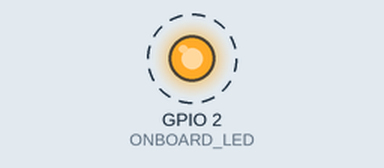
A program run on a simulated ESP8266 (NodeMCU). Shown: output pins drawn as LEDs (lit = HIGH). Dashed ring = blinking. WiFi joins after 1.5 s; servers stay silent unless stated.

Above: at 0.12 s.
Timing chart, 0 to 3.0 s (numbered marks = the images above):
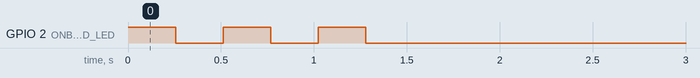

Measured:
- by itself, GPIO 2 (ONBOARD_LED): alternates HIGH for 0.26 s and LOW for 0.26 s, 5 changes in all, then stays LOW

The program:

main.cpp
```cpp
#include <ESP8266WiFi.h>
#include <WiFiClient.h>
#include <EEPROM.h>

#define UART_BAUD 115200
#define BUFFER_SIZE 1024
#define SERIAL_TIMEOUT 5
#define ONBOARD_LED 2
#define BLINK_DURATION 20

const char* ssid = "YOUR_SSID";
const char* password = "YOUR_PASSWORD";
const int port = 12345;

EEPROMClass eeprom;
WiFiServer *server;
WiFiClient client;
uint8_t buffer_rx[BUFFER_SIZE];
uint8_t buffer_tx[BUFFER_SIZE];
unsigned long blink_time;
bool blink_triggered;

enum Status
{
  NO_WIFI, NO_CLIENT, READY
} status;

void indicate_status()
{
  unsigned long ms = millis();
  unsigned long blink_duration = ms - blink_time;
  uint8_t led_on = false;
  switch (status)
  {
    case NO_WIFI:
      led_on = (ms >> 8) & 1;
      break;
    case NO_CLIENT:
      led_on = true;
      blink_triggered = false;
      break;
    case READY:
      led_on = blink_triggered ? blink_duration <= BLINK_DURATION : false;
      break;
  }
  if (blink_triggered && blink_duration > BLINK_DURATION * 2) blink_triggered = false;
  digitalWrite(ONBOARD_LED, led_on ? LOW : HIGH);
}

void trigger_blink()
{
  if (!blink_triggered)
  {
    blink_triggered = true;
    blink_time = millis();
  }
}

void setup()
{
  status = Status::NO_WIFI;
  pinMode(ONBOARD_LED, OUTPUT);
  digitalWrite(ONBOARD_LED, HIGH);
  Serial.begin(UART_BAUD);
  Serial.setTimeout(SERIAL_TIMEOUT);
  WiFi.mode(WIFI_STA);
  WiFi.begin(ssid, password);
  server = new WiFiServer(port);
  server->begin();
}

void loop()
{
  indicate_status();
  if (WiFi.status() != WL_CONNECTED)
  {
    status = Status::NO_WIFI;
    return;
  }
  status = Status::NO_CLIENT;
  if(!client.connected())
  {
    client = server->available();
    if (!client)
    {
      return;
    }
    client.setTimeout(0);
  }
  status = Status::READY;
  size_t bytes_read = client.readBytes(buffer_tx, min(BUFFER_SIZE, Serial.availableForWrite()));
  Serial.write(buffer_tx, bytes_read);
  if (bytes_read) trigger_blink();
  if (Serial.available())
  {
    bytes_read = Serial.readBytes(buffer_rx, min(BUFFER_SIZE, client.availableForWrite()));
    client.write(buffer_rx, bytes_read);
    if (bytes_read) trigger_blink();
  }
}
```
